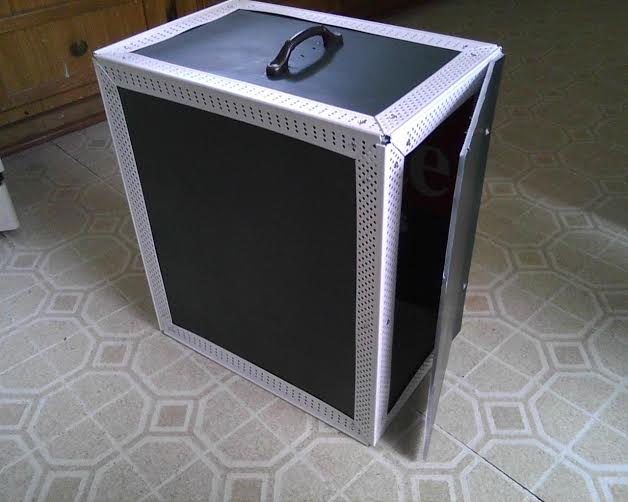
#> input picture Chapter05/image/box.jpg, 628 x 502 px
$ python harrisCorners.py
#> lines starting #> are read from the running program, lines starting #| are printed output that depends on the picture; after the words box and inside, x2 and y2 are one past the last pixel; in counts of white or black regions, pixels touching at a corner belong together
import cv2
import numpy as np

img = cv2.imread('./image/box.jpg')
#> img is the input picture: shape (502, 628, 3); mean B, G, R 103.4, 102.4, 103.1
gray = cv2.cvtColor(img,cv2.COLOR_BGR2GRAY)
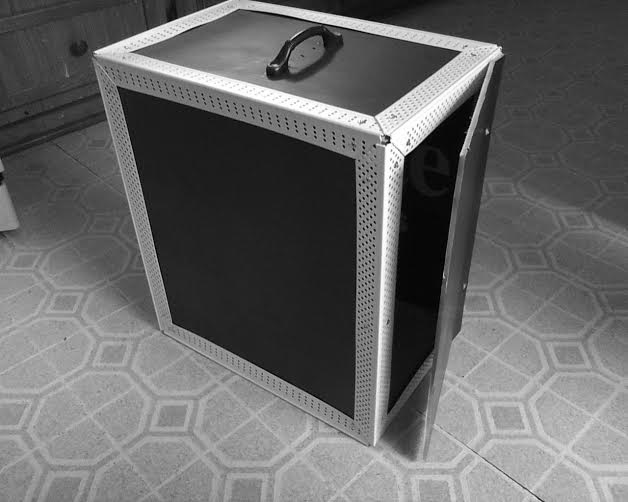
#> gray: shape (502, 628); min 0, max 255, mean 102.7

gray = np.float32(gray)

# for the polygon image
#dst = cv2.cornerHarris(gray,4,5,0.02)

# for the box image
dst = cv2.cornerHarris(gray,4,5,0.04)       # limited corners
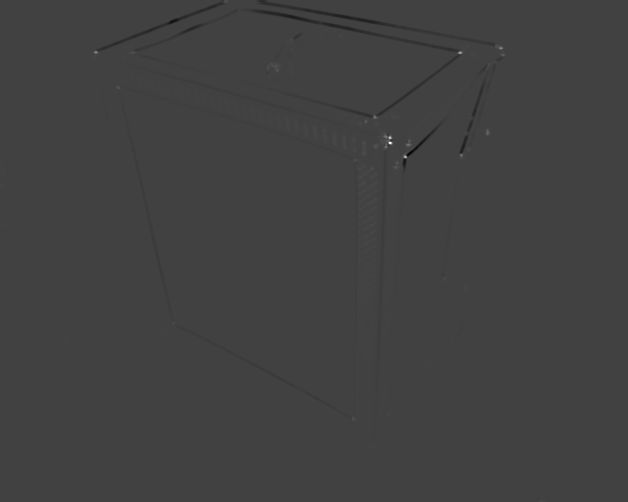
#> dst: shape (502, 628) float32; min -1.97e+09, max 5.67e+09, mean -5922036; drawn with min black and max white
# params
#	gray: image to detect corners
#	4: boundary of neighbor pixles
#	5: parameter used in Sobel operator
#	0.04: k value used in calculating R

#dst = cv2.cornerHarris(gray,9,5,0.04)      # bottom right corner
#dst = cv2.cornerHarris(gray,14,5,0.04)     # top left corner

#result is dilated for marking the corners, not important
dst = cv2.dilate(dst,None)
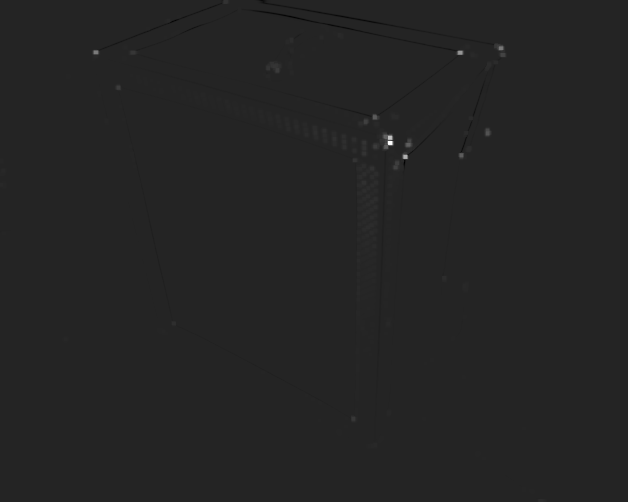
#> dst: shape (502, 628) float32; min -945551232, max 5.67e+09, mean 3218909; drawn with min black and max white

# Threshold for an optimal value, it may vary depending on the image.
img[dst>0.01*dst.max()]=[0,0,255]
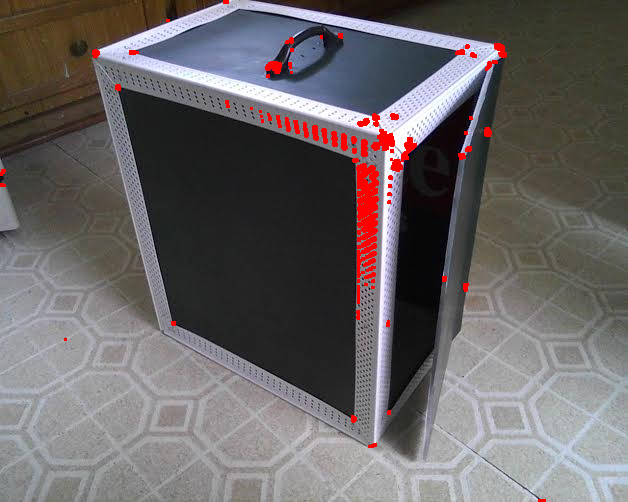
#> img: shape (502, 628, 3); 1.66% of pixels changed, all inside (x1, y1, x2, y2) = (0, 0, 546, 502)

cv2.imshow('Harris Corners',img)
cv2.waitKey(0)
cv2.destroyAllWindows()
